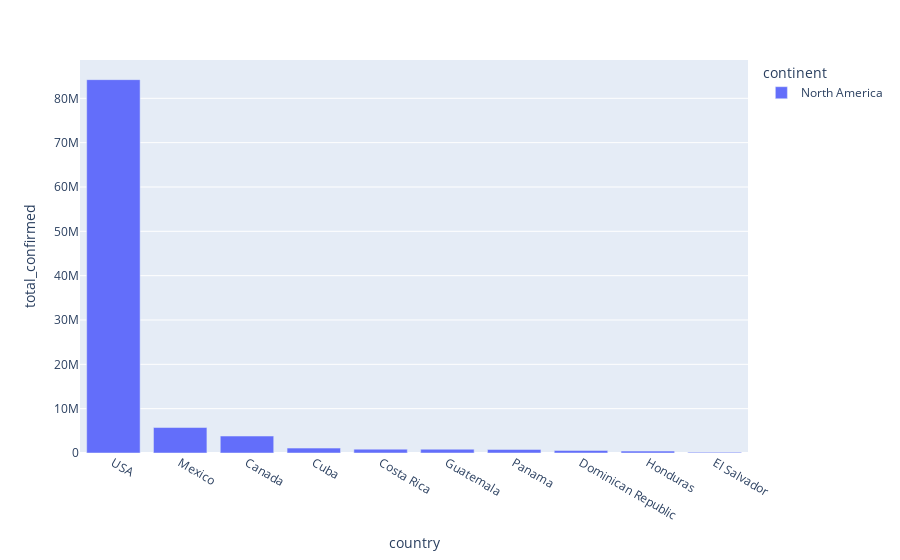

Here is the notebook cell this chart was saved with:
### Code cell
sorted_summary_na

fig = px.bar(
    sorted_summary_na.head(10),
    x ='country',
    y = 'total_confirmed',
    color='continent'
)

fig.show()

### Figure 1 — Plotly figure (JSON) as saved in the notebook; plotly's stock layout.template omitted (floating-point values rounded to 4 significant figures)
{"data": [{"hovertemplate": "continent=North America<br>country=%{x}<br>total_confirmed=%{y}<extra></extra>", "legendgroup": "North America", "marker": {"color": "#636efa", "pattern": {"shape": ""}}, "name": "North America", "orientation": "v", "showlegend": true, "textposition": "auto", "type": "bar", "x": ["USA", "Mexico", "Canada", "Cuba", "Costa Rica", "Guatemala", "Panama", "Dominican Republic", "Honduras", "El Salvador"], "xaxis": "x", "y": [84209473, 5745652, 3821346, 1104589, 866164, 851877, 806277, 580412, 424390, 162089], "yaxis": "y"}], "layout": {"barmode": "relative", "legend": {"title": {"text": "continent"}, "tracegroupgap": 0}, "margin": {"t": 60}, "xaxis": {"anchor": "y", "domain": [0, 1], "title": {"text": "country"}}, "yaxis": {"anchor": "x", "domain": [0, 1], "title": {"text": "total_confirmed"}}}}
